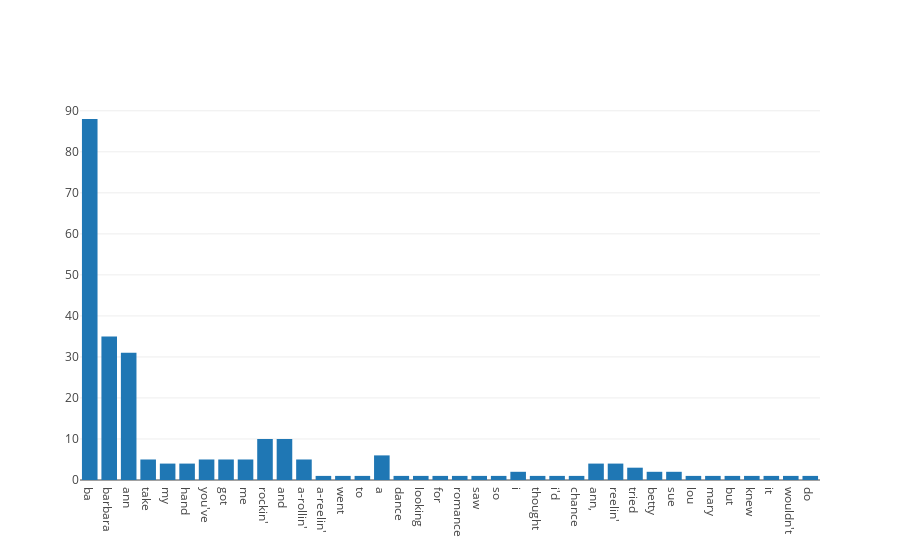

The code cell stored with this chart in its notebook:
### Markdown cell above
If we wish to quickly add a new cell we can do so with the following steps: 

* Make sure we are not in insert mode, but in escape mode
    * *Remember we can tell we are in insert mode when we have a green border around our cell.*
    * To get out of insert mode and into escape mode, press shift + enter.  Another option is to press the escape key.
    * You will no longer see a cell bordered in green.
* Then press the letter `b` to create a new cell.

### Code cell
import plotly
from plotly.offline import iplot, init_notebook_mode
from plotly import tools
import plotly.graph_objs as go
init_notebook_mode(connected=True)



lyrics = "Ba ba ba ba Barbara Ann Ba ba ba ba Barbara Ann Ba ba ba ba Barbara Ann take my hand Ba ba ba ba Barbara Ann Ba ba ba ba Barbara Ann You've got me rockin' and a-rollin' Rockin' and a-reelin' Barbara Ann Ba ba ba ba Barbara Ann Went to a dance Looking for romance Saw Barbara Ann So I thought I'd take a chance Barbara Ann, take my hand You've got me rockin' and a-rollin' Rockin' and a reelin' Barbara Ann Ba ba ba ba Barbara Ann Ba ba ba ba Barbara Ann Ba ba ba ba Barbara Ann Ba ba ba ba Barbara Ann take my hand Ba ba ba ba Barbara Ann Ba ba ba ba Barbara Ann You've got me rockin' and a-rollin' Rockin' and a reelin' Barbara Ann Ba ba ba ba Barbara Ann Tried Betty Sue Tried Betty Lou Tried Mary Sue But I knew it wouldn't do Ba ba ba ba Barbara Ann Ba ba ba ba Barbara Ann You've got me rockin' and a-rollin' Rockin' and a reelin' Barbara Ann Ba ba ba ba Barbara Ann Ba ba ba ba Barbara Ann Ba ba ba ba Barbara Ann Ba ba ba ba Barbara Ann take my hand Ba ba ba ba Barbara Ann Ba ba ba ba Barbara Ann You've got me rockin' and a-rollin' Rockin' and a reelin' Barbara Ann Ba ba ba ba Barbara Ann Barbara Ann, Barbara Ann Barbara Ann, Barbara Ann Barbara Ann, Barbara Ann"

list_of_lyrics = lyrics.split(' ')

print(list_of_lyrics)
new_list = []

for word in list_of_lyrics:
    new_list.append(word.lower())
    

print(new_list)
d = {}

for word in new_list:
    #word already in dictionary
    if word in d:
        #increment count for this word
        d[word] += 1
    else:
        d[word] = 1

print(d)
words = []
frequency = []

for word in d:
    words.append(word)
    frequency.append(d[word])
    


 
trace = {'type': 'bar', 'x': list(words), 'y': list(frequency)}
 
plotly.offline.iplot({'data': [trace]})

### Figure 1 — Plotly figure (JSON) as saved in the notebook; plotly's stock layout.template omitted (floating-point values rounded to 4 significant figures)
{"data": [{"type": "bar", "uid": "cd4d27c6-8bf8-11e9-aa0b-a99cb247b7b6", "x": ["ba", "barbara", "ann", "take", "my", "hand", "you've", "got", "me", "rockin'", "and", "a-rollin'", "a-reelin'", "went", "to", "a", "dance", "looking", "for", "romance", "saw", "so", "i", "thought", "i'd", "chance", "ann,", "reelin'", "tried", "betty", "sue", "lou", "mary", "but", "knew", "it", "wouldn't", "do"], "y": [88, 35, 31, 5, 4, 4, 5, 5, 5, 10, 10, 5, 1, 1, 1, 6, 1, 1, 1, 1, 1, 1, 2, 1, 1, 1, 4, 4, 3, 2, 2, 1, 1, 1, 1, 1, 1, 1]}], "layout": {}}
